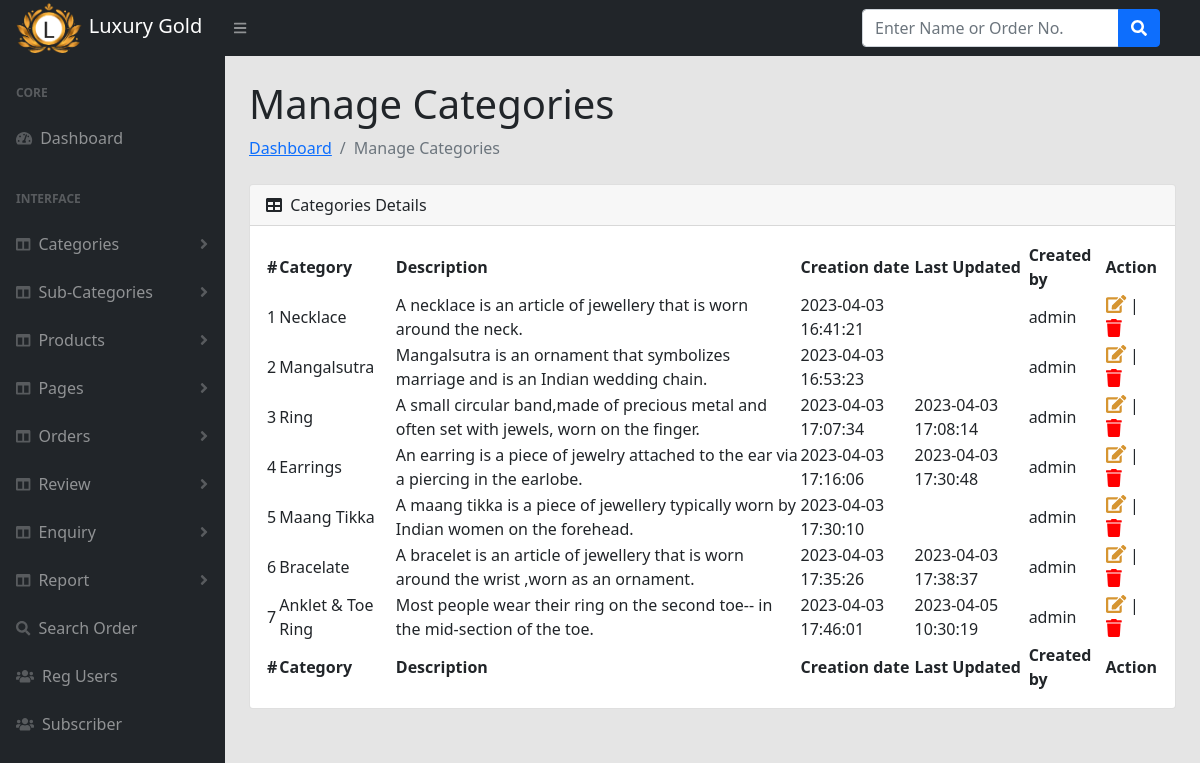
The app's page /admin/manage-categories.php (signed in) with its own data.
### tables this page shows
CREATE TABLE `category` (
  `id` int(11) NOT NULL,
  `categoryName` varchar(255) DEFAULT NULL,
  `categoryDescription` longtext DEFAULT NULL,
  `creationDate` timestamp NOT NULL DEFAULT current_timestamp(),
  `updationDate` timestamp NULL DEFAULT NULL ON UPDATE current_timestamp(),
  `createdBy` int(11) DEFAULT NULL
);

### admin/manage-categories.php (the view, shortened to what this page needs)
<?php session_start();
include_once('includes/config.php');
if (strlen($_SESSION['aid']==0)) {
  header('location:logout.php');
  } else{
?>
<!DOCTYPE html>
<html lang="en">
    <head>
        <link href="https://cdn.jsdelivr.net/npm/simple-datatables@latest/dist/style.css" rel="stylesheet" />
        <link rel='stylesheet' href='https://cdnjs.cloudflare.com/ajax/libs/font-awesome/4.7.0/css/font-awesome.min.css'>
        <link href="css/styles.css" rel="stylesheet" />
    </head>
    <body class="sb-nav-fixed">
 <?php include_once('includes/header.php');?>
        <div id="layoutSidenav">
       <?php include_once('includes/sidebar.php');?>
            <div id="layoutSidenav_content">
                <main>
                    <div class="container-fluid px-4">
                        <h1 class="mt-4">Manage Categories</h1>
                        <ol class="breadcrumb mb-4">
                            <li class="breadcrumb-item"><a href="index.html">Dashboard</a></li>
                            <li class="breadcrumb-item active">Manage Categories</li>
                        </ol>
                        <div class="card mb-4">
                            <div class="card-header">
                                <i class="fas fa-table me-1"></i>
                               Categories Details
                            </div>
                            <div class="card-body">
                                <table id="datatablesSimple">
                                    <thead>
                                        <tr>
                                            <th>#</th>
                                            <th>Category</th>
                                            <th>Description</th>
                                            <th>Creation date</th>
                                            <th>Last Updated</th>
                                            <th>Created by</th>
                                            <th>Action</th>
                                        </tr>
                                    </thead>
                                    <tfoot>
                                        <tr>
                                        <th>#</th>
                                            <th>Category</th>
                                            <th>Description</th>
                                            <th>Creation date</th>
                                            <th>Last Updated</th>
                                            <th>Created by</th>
                                            <th>Action</th>
                                        </tr>
                                    </tfoot>
                                    <tbody>
<?php $query=mysqli_query($con,"select category.id as catid,category.categoryName,category.categoryDescription,category.creationDate,category.updationDate,tbladmin.username from category join tbladmin on tbladmin.id=category.createdBy");
$cnt=1;
while($row=mysqli_fetch_array($query))
{
?>
                                <tr>
                                            <td><?php echo htmlentities($cnt);?></td>
                                            <td><?php echo htmlentities($row['categoryName']);?></td>
                                            <td><?php echo htmlentities($row['categoryDescription']);?></td>
                                            <td> <?php echo htmlentities($row['creationDate']);?></td>
                                            <td><?php echo htmlentities($row['updationDate']);?></td>
                                            <td><?php echo htmlentities($row['username']);?></td>
                                            <td>
                                            <a href="edit-category.php?id=<?php echo $row['catid']?>"><i class="fas fa-edit" style="color:#d69531; font-size:18px;"></i></a> |
                                            <a href="manage-categories.php?id=<?php echo $row['catid']?>&del=delete" onClick="return confirm('Are you sure you want to delete?')"><i class="fa fa-trash" style="color:red; font-size:18px;" aria-hidden="true"></i></a></td>
                                        </tr>
                                        <?php $cnt=$cnt+1; } ?>
                                    </tbody>
                                </table>
                            </div>
                        </div>
                    </div>
                </main>
            </div>
        </div>
    </body>
</html>
<?php } ?>

### records on screen
category: categoryName "Necklace", categoryDescription "A necklace is an article of jewellery that is worn around the neck.", creationDate "2023-04-03 16:41:21", tbladmin.UserName "admin"
category: categoryName "Mangalsutra", categoryDescription "Mangalsutra is an ornament that symbolizes marriage and is an Indian wedding chain.", creationDate "2023-04-03 16:53:23", tbladmin.UserName "admin"
category: categoryName "Ring", categoryDescription "A small circular band,made of precious metal and often set with jewels, worn on the finger.", creationDate "2023-04-03 17:07:34", updationDate "2023-04-03 17:08:14", tbladmin.UserName "admin"
category: categoryName "Earrings", categoryDescription "An earring is a piece of jewelry attached to the ear via a piercing in the earlobe.", creationDate "2023-04-03 17:16:06", updationDate "2023-04-03 17:30:48", tbladmin.UserName "admin"
category: categoryName "Maang Tikka", categoryDescription "A maang tikka is a piece of jewellery typically worn by Indian women on the forehead.", creationDate "2023-04-03 17:30:10", tbladmin.UserName "admin"
category: categoryName "Bracelate", categoryDescription "A bracelet is an article of jewellery that is worn around the wrist ,worn as an ornament.", creationDate "2023-04-03 17:35:26", updationDate "2023-04-03 17:38:37", tbladmin.UserName "admin"
category: categoryName "Anklet & Toe Ring", categoryDescription "Most people wear their ring on the second toe-- in the mid-section of the toe.", creationDate "2023-04-03 17:46:01", updationDate "2023-04-05 10:30:19", tbladmin.UserName "admin"
